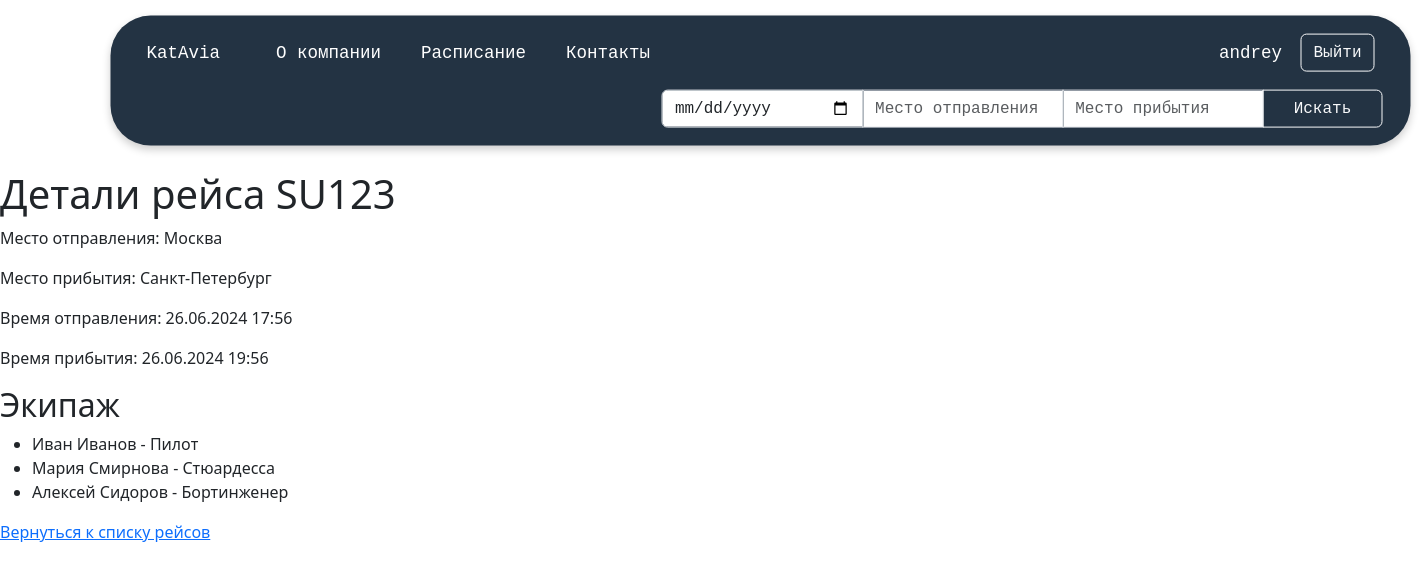
The page /flights/1/ (signed in) on the database its author committed.
### users/models.py (models this page shows)
class CustomUser(AbstractUser):
    class Meta:
        verbose_name = "Пользователь"
        verbose_name_plural = "Пользователи"

### flights/models.py (models this page shows, shortened)
class Flight(models.Model):
    flight_number = models.CharField(max_length=10, verbose_name="Номер рейса")
    departure_location = models.CharField(
        max_length=100, verbose_name="Место отправления"
    )
    arrival_location = models.CharField(max_length=100, verbose_name="Место прибытия")
    departure_time = models.DateTimeField(verbose_name="Время отправления")
    arrival_time = models.DateTimeField(verbose_name="Время прибытия")
    crew = models.ManyToManyField(
        CrewMember, related_name="assigned_flights", verbose_name="Экипаж"
    )
    class Meta:
        verbose_name = "Рейс"
        verbose_name_plural = "Рейсы"

### crew/models.py (models this page shows, shortened)
class CrewMember(models.Model):
    name = models.CharField(max_length=100, verbose_name="Имя")
    role = models.CharField(max_length=50, verbose_name="Роль")
    flights = models.ManyToManyField(
        "flights.Flight", related_name="crew_members", verbose_name="Рейсы"
    )
    class Meta:
        verbose_name = "Член экипажа"
        verbose_name_plural = "Члены экипажа"

### flights/views.py (the view)
# urls.py: path("<int:flight_id>/", views.flight_detail, name="flight_detail"),
def flight_detail(request, flight_id):
    flight = get_object_or_404(Flight, id=flight_id)
    return render(request, "flight_detail.html", {"flight": flight})

### templates/flight_detail.html
{% extends "base.html" %}
{% block content %}
<h1>Детали рейса {{ flight.flight_number }}</h1>
<p>Место отправления: {{ flight.departure_location }}</p>
<p>Место прибытия: {{ flight.arrival_location }}</p>
<p>Время отправления: {{ flight.departure_time|date:"d.m.Y H:i" }}</p>
<p>Время прибытия: {{ flight.arrival_time|date:"d.m.Y H:i" }}</p>
<h2>Экипаж</h2>
<ul>
    {% for member in flight.crew.all %}
        <li>{{ member.name }} - {{ member.role }}</li>
    {% endfor %}
</ul>
<a href="{% url 'flight_list' %}">Вернуться к списку рейсов</a>
{% endblock %}

### templates/base.html (shortened to what this page needs)
{% load static %}
<!DOCTYPE html>
<html lang="ru">
<head>
    <link rel="stylesheet" href="https://cdn.jsdelivr.net/npm/bootstrap@5.3.2/dist/css/bootstrap.min.css">
    <link href="https://cdn.jsdelivr.net/npm/bootstrap@5.3.2/dist/css/bootstrap.min.css" rel="stylesheet">
</head>
<body>
<header class="p-3" style="background-color: #233343; color: white;">
    <div class="container">
        <div class="d-flex flex-wrap align-items-center justify-content justify-content-lg-start">
            <a href="{% url 'home' %}" class="d-flex align-items-center text-white text-decoration-none">
                <span class="ms-2 me-lg-5">KatAvia</span>
            </a>
            <ul class="nav col-12 col-lg-auto me-auto mb-2 justify-content-start mb-md-0">
                <li><a href="{% url 'about' %}" class="nav-link px-2 text-white me-lg-4">О компании</a></li>
                <li><a href="{% url 'flight_list' %}" class="nav-link px-2 text-white me-lg-4">Расписание</a></li>
                <li><a href="{% url 'contacts' %}" class="nav-link px-2 text-white me-lg-4">Контакты</a></li>
            </ul>
            <div class="text-end">
                {% if user.is_authenticated %}
                    <span class="me-2">{{ user.username }}</span>
                    <a href="{% url 'logout' %}" class="btn btn-outline-light me-2">Выйти</a>
                {% else %}
                    <button type="button" class="btn btn-outline-light me-2" data-bs-toggle="modal" data-bs-target="#loginModal">Логин</button>
                    <button type="button" class="btn btn-outline-light me-2" data-bs-toggle="modal" data-bs-target="#registerModal">Регистрация</button>
                {% endif %}
            </div>
        </div>
        <div class="row mt-3">
            <div class="col-12 col-lg-auto mb-3 mb-lg-0 ms-auto">
                <form class="input-group" role="search" method="GET" action="{% url 'search_flights' %}">
                    <input type="date" class="form-control col-2" id="start_date" name="start_date" placeholder="Дата отправления" aria-label="Дата отправления">
                    <input type="text" class="form-control col-3" id="departure_location" name="departure_location" placeholder="Место отправления" aria-label="Место отправления">
                    <input type="text" class="form-control col-3" id="arrival_location" name="arrival_location" placeholder="Место прибытия" aria-label="Место прибытия">
                    <button type="submit" class="btn btn-outline-light col-2">Искать</button>
                </form>
            </div>
        </div>
    </div>
</header>
<main>
    {% block content %}{% endblock %}
</main>
</body>
</html>

### templates/base.html (style rules this page uses)
header { transform: translate(+8.5%, +12%); display: flex; width: 1300px; height: 130px; border-radius: 40px; box-shadow: 0 4px 8px rgba(0, 0, 0, 0.2); font-family: "COURIER"; font-size: 17.5px; margin-bottom: 40px; }

### rows shown on the page
CustomUser: username "andrey"
Flight: flight_number "SU123", departure_location "Москва", arrival_location "Санкт-Петербург", departure_time "26.06.2024 17:56", arrival_time "26.06.2024 19:56"
CrewMember: name "Иван Иванов", role "Пилот"
CrewMember: name "Мария Смирнова", role "Стюардесса"
CrewMember: name "Алексей Сидоров", role "Бортинженер"
